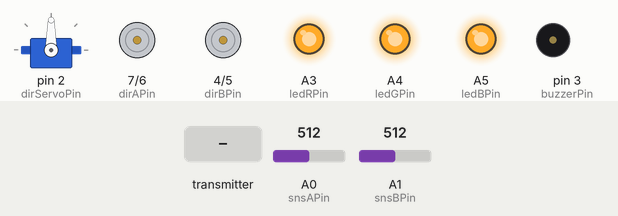
This sketch was run on a simulated Arduino Uno, built with avr-gcc and run on an emulated ATmega328P. Parts: servo, direction and speed pins drawn as motors (green arrow = direction pin HIGH = forward, orange = LOW = backward, longer = more drive), output pins drawn as LEDs (lit = HIGH), buzzer (waves = sounding). The inputs (shaded band) are chosen by the test bench; at power-on: A0 (snsAPin) = 512, A1 (snsBPin) = 512. No radio packets arrive unless stated; what the sketch prints to the serial monitor is not drawn.

Above: at 1.2 s.
1.3 s: the transmitter starts sending dataRead.0 = 0
At 2.1 s:
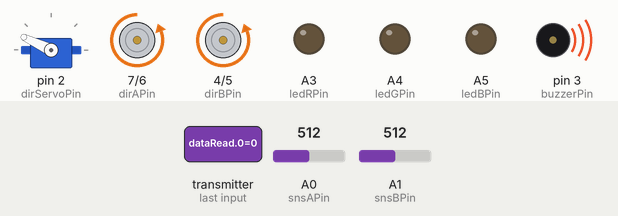
2.8 s: the transmitter starts sending dataRead.1 = 1023
At 3.3 s:
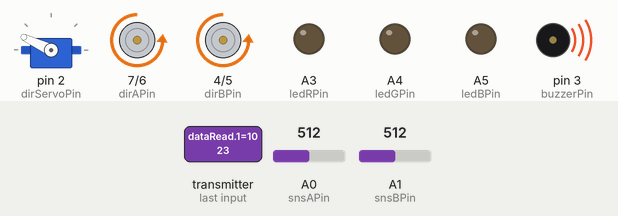
4.3 s: the transmitter starts sending dataRead.3 = 1023
At 5.5 s:
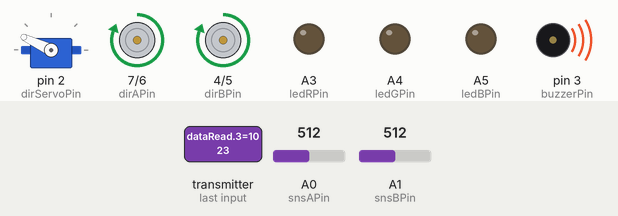
5.8 s: the transmitter starts sending dataRead.2 = 1023
At 6.8 s:
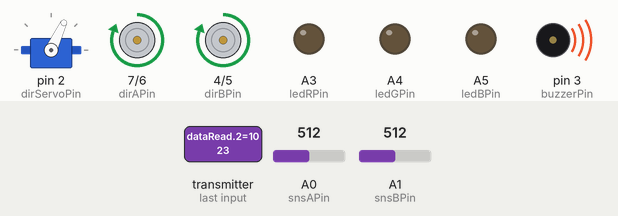
7.3 s: the transmitter starts sending dataRead.3 = 0
At 7.9 s:
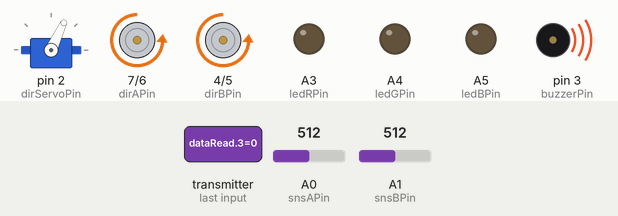
Timing chart, 0 to 10.3 s (numbered marks = the images above; inputs shaded):
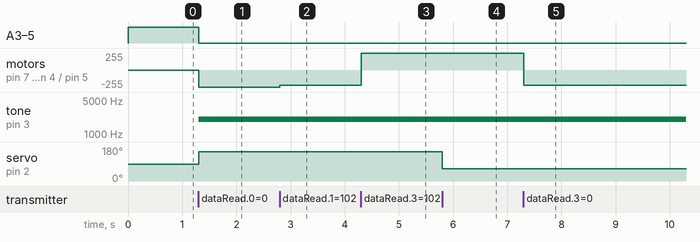

Measured:
- after the input at 1.3 s, A3 (ledRPin), A4 (ledGPin), A5 (ledBPin): HIGH → LOW at once; motor on pin 7 (dirAPin) / pin 6 (pwmAPin), motor on pin 4 (dirBPin) / pin 5 (pwmBPin): stopped → backward 255/255 at once; tone on pin 3 (buzzerPin): silent → 2000 Hz at once; servo on pin 2 (dirServoPin): 90° → 155° at once
- after the input at 2.8 s, motor on pin 7 (dirAPin) / pin 6 (pwmAPin), motor on pin 4 (dirBPin) / pin 5 (pwmBPin): backward 255/255 → backward 229/255 at once
- after the input at 4.3 s, motor on pin 7 (dirAPin) / pin 6 (pwmAPin), motor on pin 4 (dirBPin) / pin 5 (pwmBPin): backward 229/255 → forward 255/255 at once
- after the input at 5.8 s, servo on pin 2 (dirServoPin): 155° → 65° at once
- after the input at 7.3 s, motor on pin 7 (dirAPin) / pin 6 (pwmAPin), motor on pin 4 (dirBPin) / pin 5 (pwmBPin): forward 255/255 → backward 229/255 at once

The sketch:

Remote_control_Car.ino
```cpp
// (licence header left out)
// NRF24L01
#include <SPI.h>
#include "RF24.h"
RF24 radio(9, 10);                // define the object to control NRF24L01
const byte addresses[6] = "Free1";// define communication address which should correspond to remote control
// servo
#include <Servo.h>
Servo dirServo;                  // define servo to control turning of smart car
const int dirServoPin = 2;        // define pin for signal line of the last servo
byte dirServoOffset = 0;          // define a variable for deviation(degree) of the servo
// motor
const int dirAPin = 7,            // define pin used to control rotational direction of motor A
          pwmAPin = 6,            // define pin for PWM used to control rotational speed of motor A
          dirBPin = 4,            // define pin used to control rotational direction of motor B
          pwmBPin = 5,            // define pin for PWM used to control rotational speed of motor B
          snsAPin = A0,           // define pin for detecting current of motor A
          snsBPin = A1,           // define pin for detecting current of motor B
          buzzerPin = 3,          // define pin for buzzer
          ledRPin = A3,           // define R pin of RGBLED
          ledGPin = A4,           // define G pin of RGBLED
          ledBPin = A5;           // define B pin of RGBLED
const byte motorSpeed = 255;      // define motor speed(0-255)
#define FORWARD LOW
#define BACKWARD HIGH
// wireless communication
int dataRead[8];                  // define array used to save the read data
const unsigned long wirelessOvertime = 200; // define communication overtime(ms)
unsigned long lastReceivedSignal; // define a variable to save the time(ms) of last received the signal

void setup() {
  // serial port
  Serial.begin(115200);
  // NRF24L01
  radio.begin();                      // initialize RF24
  radio.setPALevel(RF24_PA_LOW);      // set power amplifier (PA) level
  radio.setDataRate(RF24_1MBPS);      // set data rate through the air
  radio.setRetries(0, 15);            // set the number and delay of retries
  radio.openWritingPipe(addresses);   // open a pipe for writing
  radio.openReadingPipe(1, addresses);// open a pipe for reading
  radio.startListening();             // start monitoringtart listening on the pipes opened
  // servo
  dirServo.attach(dirServoPin); // attaches the servo on dirServoPin to the servo object
  // motor
  pinMode(dirAPin, OUTPUT);     // set dirAPin to output mode
  pinMode(pwmAPin, OUTPUT);     // set pwmAPin to output mode
  pinMode(dirBPin, OUTPUT);     // set dirBPin to output mode
  pinMode(pwmBPin, OUTPUT);     // set pwmBPin to output mode
  // pin
  pinMode(buzzerPin, OUTPUT);   // set buzzerPin to output mode
  pinMode(ledRPin, OUTPUT);     // set ledRPin to output mode
  pinMode(ledGPin, OUTPUT);     // set ledGPin to output mode
  pinMode(ledBPin, OUTPUT);     // set ledBPin to output mode
  digitalWrite(ledRPin, HIGH);  // turn off R LED
  digitalWrite(ledGPin, HIGH);  // turn off G LED
  digitalWrite(ledBPin, HIGH);  // turn off B LED
}

void loop()
{
  // read radio data
  if ( radio.available()) {             // if receive the data
    while (radio.available()) {         // read all the data
      radio.read(dataRead, sizeof(dataRead));   // read data
    }

    // calculate the angle of turning
    int dirServoDegree = map(dataRead[2], 0, 1023, 135, 45) - (dataRead[0] - 512) / 25;
    // calculate speed of moving
    int motorSpd = dataRead[3] - 512 + (dataRead[1] - 512) / 10;
    bool motorDir = motorSpd > 0 ? BACKWARD : FORWARD;
    motorSpd = abs(constrain(motorSpd, -512, 512));
    motorSpd = map(motorSpd, 0, 512, 0, motorSpeed);

    // control the turning and moving of the car
    ctrlCar(dirServoDegree, motorDir, motorSpd);

    // control the buzzer
    if (!dataRead[4])
      tone(buzzerPin, 2000);
    else
      noTone(buzzerPin);

    // control the RGB LED
    digitalWrite(ledRPin, dataRead[5]);
    digitalWrite(ledGPin, dataRead[6]);
    digitalWrite(ledBPin, dataRead[7]);

    // save the time of last received the wireless signal
    lastReceivedSignal = millis();
  }
  else {
    // if lose wireless signal for a long time
    if (millis() - lastReceivedSignal >= wirelessOvertime) {
      // stop the car
      analogWrite(pwmAPin, 0);
      analogWrite(pwmBPin, 0);
      // turn off the buzzer
      noTone(buzzerPin);
      // turn off the RGB LED
      digitalWrite(ledRPin, HIGH);
      digitalWrite(ledGPin, HIGH);
      digitalWrite(ledBPin, HIGH);
    }
  }

  // send motor current to serial port
  float iMotorA = analogRead(snsAPin) * 5.0 / 1024 / 30 / 0.05;
  float iMotorB = analogRead(snsBPin) * 5.0 / 1024 / 30 / 0.05;
  Serial.print("iMotorA: ");
  Serial.print(iMotorA);
  Serial.print(" A ,iMotorB: ");
  Serial.print(iMotorB);
  Serial.println(" A");
}

void ctrlCar(byte dirServoDegree, bool motorDir, byte motorSpd) {
  dirServo.write(dirServoDegree + dirServoOffset);
  digitalWrite(dirAPin, motorDir);
  digitalWrite(dirBPin, motorDir);
  analogWrite(pwmAPin, motorSpd);
  analogWrite(pwmBPin, motorSpd);
}
```
